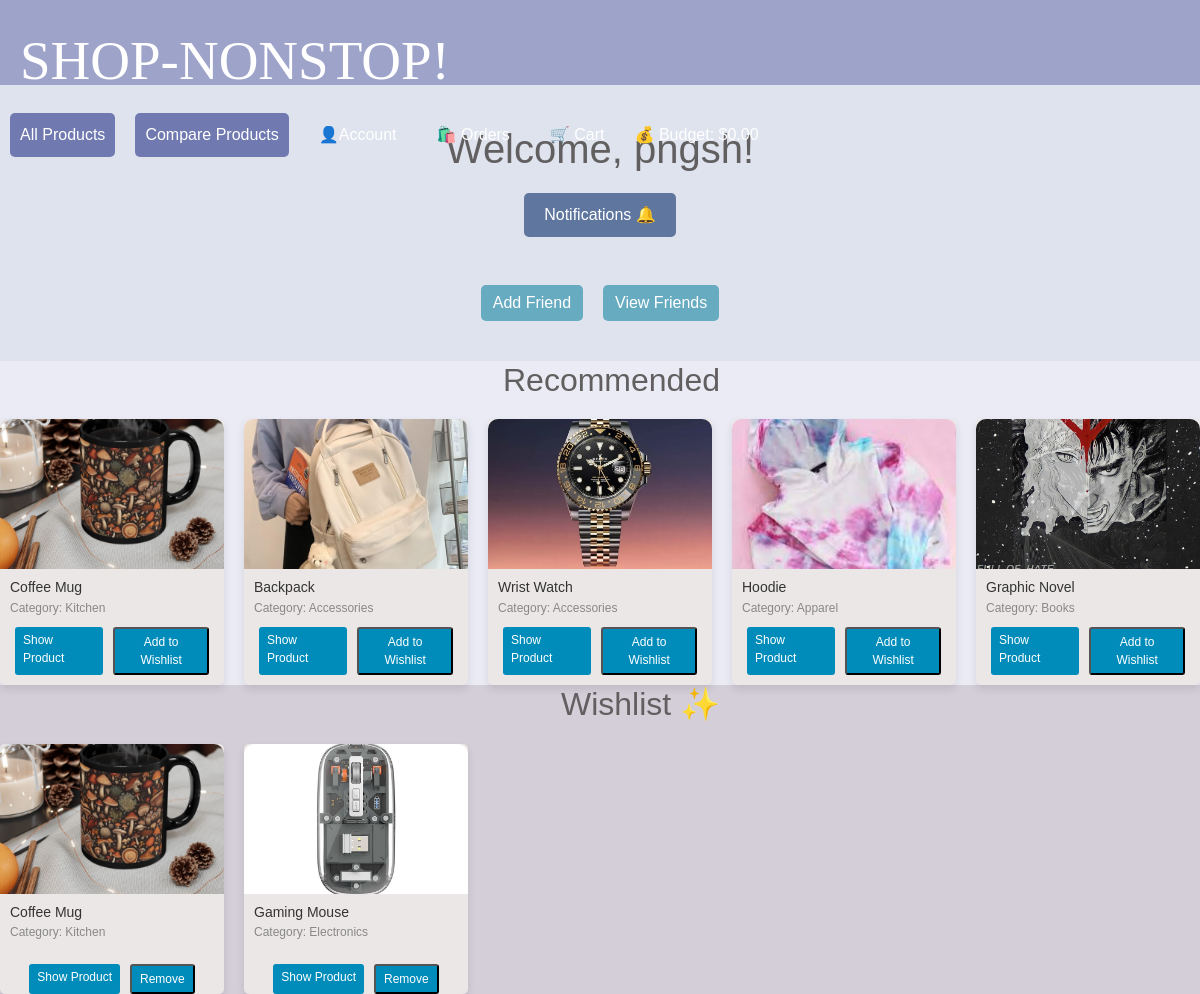
The page /dashboard (signed in) on the database its author committed.
### app/models.py (models this page shows, shortened)
class User(db.Model):
    id = db.Column(db.Integer, primary_key=True)
    username = db.Column(db.String(80), unique=True, nullable=False)
    email = db.Column(db.String(120), unique=True, nullable=False)
    password = db.Column(db.String(80), nullable=False)
    points = db.Column(db.Integer, default=0)
    vouchers = db.relationship('Voucher', secondary=user_vouchers,
                               backref=db.backref('users', lazy='dynamic'))
    friends = relationship(
        'User',
        secondary='friendship',
        primaryjoin=id == Friendship.user_id,
        secondaryjoin=id == Friendship.friend_id,
        backref='friend_of'
    )

class Items(db.Model):
    __tablename__ = 'item'
    Item_ID = db.Column(db.String(80),unique=True, primary_key=True)
    sku = db.Column(db.String(80), unique=True, nullable=False)
    name = db.Column(db.String(120), unique=True, nullable=False)
    price = db.Column(db.Integer, nullable=False)
    item_desc = db.Column(db.String(255), nullable=False)
    category = db.Column(db.String(255), nullable=False)
    stock = db.Column(db.Integer, nullable=False)
    item_star = db.Column(db.Integer, nullable=False)
    itme_sizes = db.Column(db.String(120),  nullable=True)
    color = db.Column(db.String(120), nullable=False)
    pic = db.Column(db.Text)

### app/routes.py (the view)
@app.route('/dashboard')
def dashboard():
    username = session.get('username')
    if username:
        user = User.query.filter_by(username=username).first()
        preferences = UserPreference.query.filter_by(user_id=user.id).all()
        categories = [preference.category for preference in preferences]
        recommended_products = Items.query.filter(Items.category.in_(categories)).order_by(Items.item_star.desc()).limit(5).all()
        wishlist_items = Wishlist.query.filter_by(user_id=user.id).all()
        item_ids = [item.item_id for item in wishlist_items]
        wishlist_products = Items.query.filter(Items.Item_ID.in_(item_ids)).all()
        order_history = Order.query.filter_by(user_id=user.id).all()
        grouped_order_history = group_orders_by_date(order_history)
        notifications = fetch_notifications_for_user(user.id)
        return render_template('dashboard.html', username=username, grouped_order_history=grouped_order_history,
                               recommended_products=recommended_products, wishlist_products=wishlist_products,
                               order_history=order_history,notifications=notifications)
    else:
        return redirect(url_for('login'))

### app/routes.py (called while the page is built)
def fetch_notifications_for_user(user_id):
    try:
        notifications = Notification.query.filter_by(receiver_id=user_id).order_by(Notification.timestamp.desc()).all()
        return notifications
    except Exception as e:
        return None, f'Error fetching notifications: {str(e)}'

def group_orders_by_date(order_history):
    sorted_orders = sorted(order_history, key=lambda x: x.date_created)
    grouped_orders = {key: list(group) for key, group in groupby(sorted_orders, key=lambda x: x.date_created.date())}
    return grouped_orders

### app/templates/dashboard.html (shortened to what this page needs)
{% extends 'base.html' %}
{% block content %}
    <div class="content">
        <div class="welcome-message">
            <div class="container">
                <div class="welcome-container">
                    <h1>Welcome, {{ username }}!</h1>
                </div>
                <div class="notification-button-container">
                    <button id="notification-btn">Notifications 🔔</button>
                </div>
                <br><br><div class="friend-buttons">
                    <a href="/add_friend" class="friend-btn">Add Friend</a>
                    <a href="/view_friends" class="friend-btn">View Friends</a>
                </div>
            </div>
        </div>
        <div class="recommended-products-container">
            <h2>Recommended </h2>
            <div class="products">
                {% for product in recommended_products %}
                    <div class="product">
                        <img src="{{ product.pic }}" alt="Product Image" class="product-image">
                        <div class="product-details">
                            <h4>{{ product.name }}</h4>
                            <p>Category: {{ product.category }}</p>
                            <div class="product-button">
                                <a href="/product/{{ product.Item_ID }}">Show Product</a>
                                <form action="{{ url_for('add_to_wishlist') }}" method="POST">
                                    <button type="submit">Add to Wishlist</button>
                                </form>
                            </div>
                        </div>
                    </div>
                {% endfor %}
            </div>
        </div>
        <div class="wishlist-container">
            <h2>Wishlist ✨</h2>
            <div class="products">
                {% for item in wishlist_products %}
                    <div class="product">
                        <img src="{{ item.pic }}" alt="Product Image" class="product-image">
                        <div class="product-details">
                            <h4>{{ item.name }}</h4>
                            <p>Category: {{ item.category }}</p>
                        </div>
                        <div class="product-button">
                            <a href="/product/{{ item.Item_ID }}">Show Product</a>
                            <form action="{{ url_for('remove_from_wishlist', item_id=item.Item_ID) }}" method="POST">
                                <button type="submit">Remove</button>
                            </form>
                        </div>
                    </div>
                {% endfor %}
            </div>
        </div>
    </div>
{% endblock %}

### app/templates/base.html (style rules this page uses)
body { margin: 0; font-family: Font1,Arial, sans-serif; background-color: #dfe3ee; color: #615f5f; }
h2 { display: flex; justify-content: flex-end; max-width: 60%; }

### app/templates/dashboard.html (style rules this page uses)
.container { margin-top: 20px; padding: 20px; border-radius: 10px; box-shadow: 0 4px 8px rgba(228, 225, 225, 0.1); }
.welcome-container { text-align: center; margin-bottom: 20px; }
.recommended-products-container { background-color: #eaebf4; }
.wishlist-container { background-color: #d4ced9; }
.products { display: grid; grid-template-columns: repeat(auto-fill, minmax(200px, 1fr)); gap: 20px; margin-top: 20px; }
.product { background-color: #ece7e7; border-radius: 5px; box-shadow: 0 4px 8px rgba(0, 0, 0, 0.1); overflow: hidden; transition: transform 0.3s ease; }
.product-details { padding: 10px; }
.product-details h4 { margin: 0; font-size: 16px; color: #333; }
.product-details p { margin: 5px 0; font-size: 14px; color: #888; }
.product-image { width: 100%; height: 150px; object-fit: cover; border-radius: 10px 10px 0 0; }
.product-button { display: flex; justify-content: center; margin-top: 10px; }
.product-button a, .product-button button { margin: 0 5px; padding: 4px 8px; font-size: 12px; background-color: #008CBA; color: #fff; text-decoration: none; border-radius: 3px; transition: background-color 0.3s ease; cursor: pointer; }
.product-details h4 { margin: 0; font-size: 14px; color: #333; }
.product-details p { margin: 3px 0; font-size: 12px; color: #888; }
.friend-buttons { display: flex; justify-content: center; margin-bottom: 20px; }
.friend-buttons .friend-btn { margin: 0 10px; padding: 6px 12px; background-color: #67abc1; color: #fff; text-decoration: none; border-radius: 5px; transition: background-color 0.3s ease; }
.notification-button-container { display: flex; justify-content: center; margin-top: 20px; }
.notification-button-container button { padding: 10px 20px; font-size: 16px; background-color: #5f769f; color: #fff; border: none; border-radius: 5px; cursor: pointer; transition: background-color 0.3s ease; }

### rows shown on the page
User: username "pngsh"
Items: shows a picture, name "Coffee Mug", category "Kitchen"
Items: shows a picture, name "Backpack", category "Accessories"
Items: shows a picture, name "Wrist Watch", category "Accessories"
Items: shows a picture, name "Hoodie", category "Apparel"
Items: shows a picture, name "Graphic Novel", category "Books"
Items: shows a picture, name "Gaming Mouse", category "Electronics"

### other values the page prints
{{ session.get('budget', '0.00') }} "0.00"
